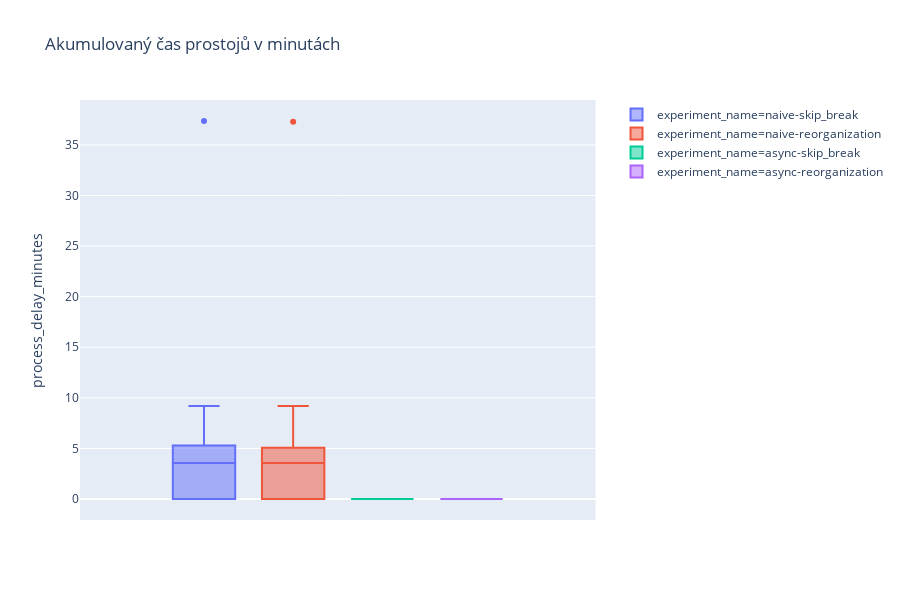

The cell this chart's notebook holds for it:
### Code cell
px.box(df, y='process_delay_minutes', color='experiment_name', title='Akumulovaný čas prostojů v minutách')

### Figure 1 — Plotly figure (JSON) as saved in the notebook; plotly's stock layout.template omitted (floating-point values rounded to 4 significant figures)
{"data": [{"alignmentgroup": "True", "hoverlabel": {"namelength": 0}, "hovertemplate": "experiment_name=naive-skip_break<br>process_delay_minutes=%{y}", "legendgroup": "experiment_name=naive-skip_break", "marker": {"color": "#636efa"}, "name": "experiment_name=naive-skip_break", "notched": false, "offsetgroup": "experiment_name=naive-skip_break", "orientation": "v", "showlegend": true, "type": "box", "x0": " ", "xaxis": "x", "y": [0, 0, 0.9652, 37.36, 3.548, 3.906, 5.369, 5.06, 9.18, 0, 0], "y0": " ", "yaxis": "y"}, {"alignmentgroup": "True", "hoverlabel": {"namelength": 0}, "hovertemplate": "experiment_name=naive-reorganization<br>process_delay_minutes=%{y}", "legendgroup": "experiment_name=naive-reorganization", "marker": {"color": "#EF553B"}, "name": "experiment_name=naive-reorganization", "notched": false, "offsetgroup": "experiment_name=naive-reorganization", "orientation": "v", "showlegend": true, "type": "box", "x0": " ", "xaxis": "x", "y": [0, 0, 0.8545, 37.29, 3.548, 3.906, 5.109, 4.937, 9.18, 0, 0], "y0": " ", "yaxis": "y"}, {"alignmentgroup": "True", "hoverlabel": {"namelength": 0}, "hovertemplate": "experiment_name=async-skip_break<br>process_delay_minutes=%{y}", "legendgroup": "experiment_name=async-skip_break", "marker": {"color": "#00cc96"}, "name": "experiment_name=async-skip_break", "notched": false, "offsetgroup": "experiment_name=async-skip_break", "orientation": "v", "showlegend": true, "type": "box", "x0": " ", "xaxis": "x", "y": [0, 0, 0, 0, 0, 0, 0, 0, 0, 0, 0], "y0": " ", "yaxis": "y"}, {"alignmentgroup": "True", "hoverlabel": {"namelength": 0}, "hovertemplate": "experiment_name=async-reorganization<br>process_delay_minutes=%{y}", "legendgroup": "experiment_name=async-reorganization", "marker": {"color": "#ab63fa"}, "name": "experiment_name=async-reorganization", "notched": false, "offsetgroup": "experiment_name=async-reorganization", "orientation": "v", "showlegend": true, "type": "box", "x0": " ", "xaxis": "x", "y": [0, 0, 0, 0, 0, 0, 0, 0, 0, 0, 0], "y0": " ", "yaxis": "y"}], "layout": {"boxmode": "group", "height": 600, "legend": {"tracegroupgap": 0}, "title": {"text": "Akumulovaný čas prostojů v minutách"}, "xaxis": {"anchor": "y", "domain": [0, 0.98]}, "yaxis": {"anchor": "x", "domain": [0, 1], "title": {"text": "process_delay_minutes"}}}}
